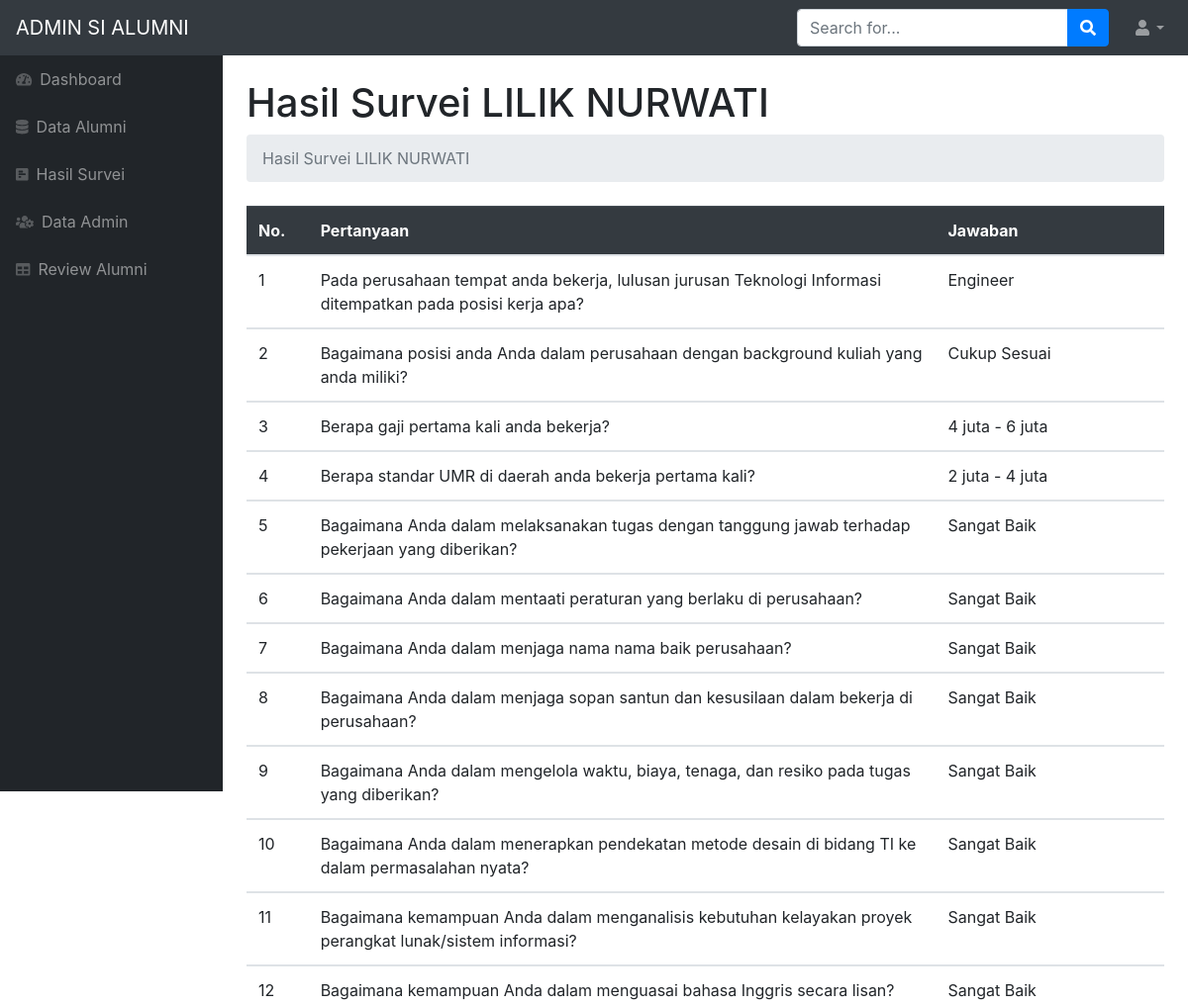
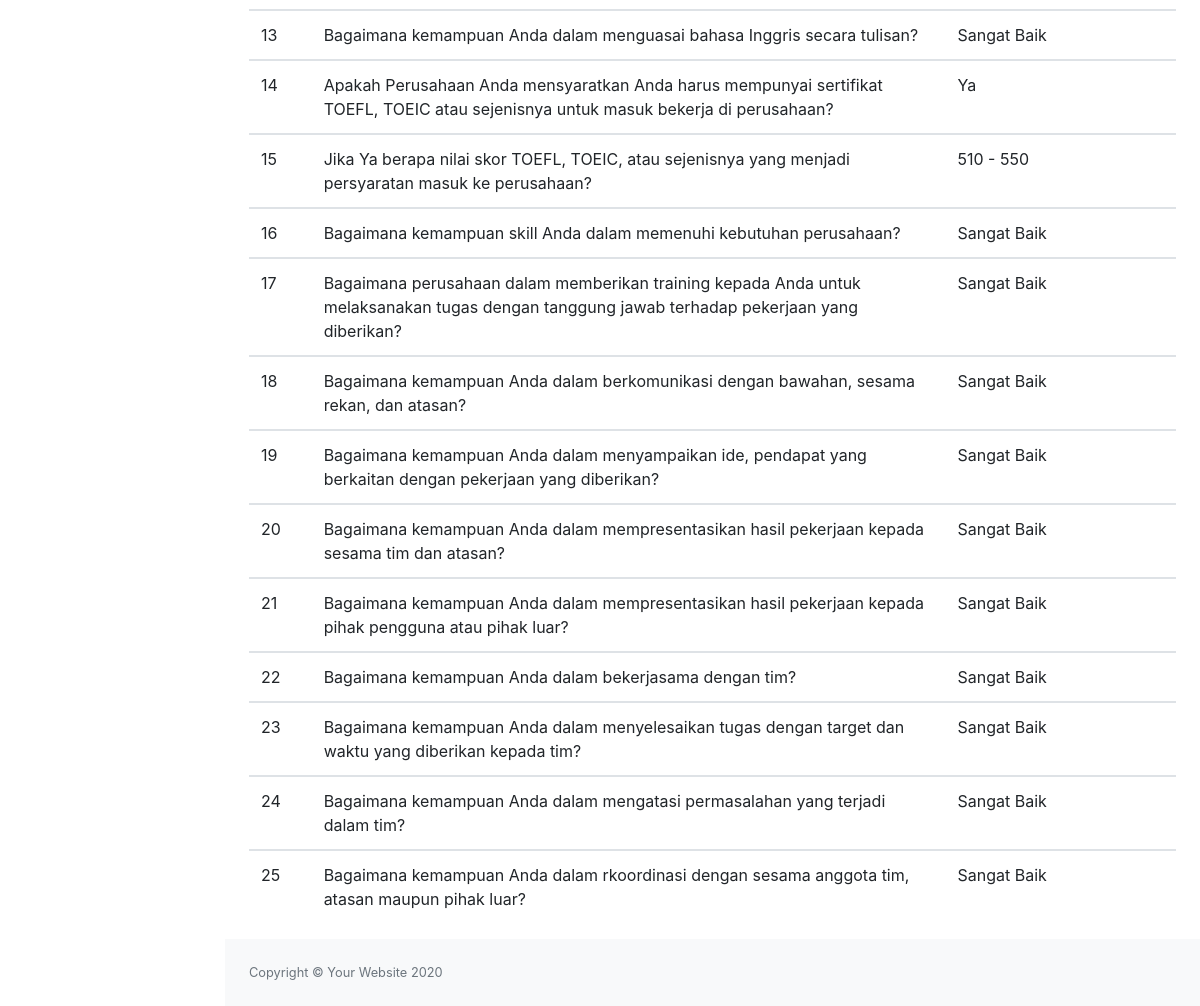
The app's page /detail_jawaban.php?id=1 with its own data (2 pictures, top to bottom).
### tables this page shows
CREATE TABLE `jawaban` (
  `idJawaban` int(11) NOT NULL,
  `idAl` int(11) NOT NULL,
  `idPert` int(11) NOT NULL,
  `jawaban` text NOT NULL
);

CREATE TABLE `alumni` (
  `idAlumni` int(11) NOT NULL,
  `username_al` varchar(255) NOT NULL,
  `password_al` varchar(100) NOT NULL,
  `nama_al` varchar(255) NOT NULL,
  `nik_al` varchar(100) NOT NULL,
  `tempat_lahir` varchar(100) NOT NULL,
  `tgl_lahir` date NOT NULL,
  `agama` varchar(100) NOT NULL,
  `no_hp` varchar(20) NOT NULL,
  `prodi` varchar(100) NOT NULL,
  `tahun_lulus` varchar(4) NOT NULL,
  `alamat` varchar(255) NOT NULL,
  `jk` varchar(100) NOT NULL,
  `profesi` varchar(255) NOT NULL
);

CREATE TABLE `t_pertanyaan` (
  `id` int(11) NOT NULL,
  `pertanyaan` varchar(250) NOT NULL,
  `isi1` varchar(250) NOT NULL,
  `isi2` varchar(250) NOT NULL,
  `isi3` varchar(250) NOT NULL,
  `isi4` varchar(250) NOT NULL
);

### detail_jawaban.php (the view, shortened to what this page needs)
<!DOCTYPE html>
<html lang="en">
    <head>
        <link href="css/hasilSurvei.css" rel="stylesheet" />
        <link href="https://cdn.datatables.net/1.10.20/css/dataTables.bootstrap4.min.css" rel="stylesheet" />
    </head>
    <body class="sb-nav-fixed">
        <nav class="sb-topnav navbar navbar-expand navbar-dark bg-dark">
            <a class="navbar-brand" href="index.html">ADMIN SI ALUMNI</a>
            <form class="d-none d-md-inline-block form-inline ml-auto mr-0 mr-md-3 my-2 my-md-0">
                <div class="input-group">
                    <input class="form-control" type="text" placeholder="Search for..." aria-label="Search" aria-describedby="basic-addon2" />
                    <div class="input-group-append">
                        <button class="btn btn-primary" type="button"><i class="fas fa-search"></i></button>
                    </div>
                </div>
            </form>
            <ul class="navbar-nav ml-auto ml-md-0">
                <li class="nav-item dropdown">
                    <a class="nav-link dropdown-toggle" id="userDropdown" href="#" role="button" data-toggle="dropdown" aria-haspopup="true" aria-expanded="false"><i class="fas fa-user fa-fw"></i></a>
                </li>
            </ul>
        </nav>
        <div id="layoutSidenav">
            <div id="layoutSidenav_nav">
                <nav class="sb-sidenav accordion sb-sidenav-dark" id="sidenavAccordion">
                    <div class="sb-sidenav-menu">
                        <div class="nav">
                        <a class="nav-link" href="dashboard_admin.php">
                                <div class="sb-nav-link-icon"><i class="fas fa-tachometer-alt"></i></div>
                                Dashboard
                            </a>
                            <a class="nav-link" href="alumni_page.php">
                                <div class="sb-nav-link-icon"><i class="fas fa-database"></i></div>
                               Data Alumni
                            </a>
                            <a class="nav-link" href="hasilSurvei_page.php">
                                <div class="sb-nav-link-icon"><i class="fas fa-poll-h"></i></div>
                                Hasil Survei
                            </a>
                            <a class="nav-link" href="admin_page.php">
                                <div class="sb-nav-link-icon"><i class="fas fa-users-cog"></i></div>
                                Data Admin
                            </a>
                            <a class="nav-link" href="review_page.php">
                                <div class="sb-nav-link-icon"><i class="fas fa-table"></i></div>
                                Review Alumni
                            </a>
                        </div>
                    </div>
                </nav>
            </div>
            <div id="layoutSidenav_content">
            <?php
                            include "koneksi.php";
                            $id = $_GET['id'];
                            $query = mysqli_query($conn,"SELECT a.*, j.*, t.* FROM jawaban j JOIN alumni a ON j.idAl = a.idAlumni JOIN t_pertanyaan t ON j.idPert = t.id WHERE j.idAl = '$id' AND j.idPert = 1 ORDER BY j.idPert");
                            ?>
                            <?php if(mysqli_num_rows($query)>0){ ?>
                                    <?php
                                        $no = 1;
                                        while($data = mysqli_fetch_array($query)){
                                    ?>
                <main>
                    <div class="container-fluid">
                        <h1 class="mt-4">Hasil Survei <?php echo $data['nama_al']; ?></h1>
                        <ol class="breadcrumb mb-4">
                            <li class="breadcrumb-item active">Hasil Survei <?php echo $data['nama_al']; ?></li>
                        </ol>
                    </div>
                    <?php $no++; } ?>
                                <?php } ?>
                        <div class="container">
                        <table class="table">
                        <thead class="table-dark">
                            <tr>
                                <th width = 5%>No. </th>
                                <th width = 55%>Pertanyaan</th>
                                <th width = 20%>Jawaban</th>
                            </tr>
                        </thead>
                        <?php
                            include "koneksi.php";
                            $id = $_GET['id'];
                            $query = mysqli_query($conn,"SELECT a.*, j.*, t.* FROM jawaban j JOIN alumni a ON j.idAl = a.idAlumni JOIN t_pertanyaan t ON j.idPert = t.id WHERE j.idAl = '$id' ORDER BY j.idPert");
                            ?>
                            <?php if(mysqli_num_rows($query)>0){ ?>
                                    <?php
                                        $no = 1;
                                        while($data = mysqli_fetch_array($query)){
                                    ?>
                        <tbody>
                            <tr>
                                <td width = 5%><?php echo $no ?></td>
                                <td width = 55%><?php echo $data['pertanyaan']; ?></td>
                                <td width = 20%><?php echo $data['jawaban']; ?></td>
                            </tr>
                            <?php $no++; } ?>
                                <?php } ?>
                        </tbody>
                        </table>
                        </div>
                </main>
                <footer class="py-4 bg-light mt-auto">
                    <div class="container-fluid">
                        <div class="d-flex align-items-center justify-content-between small">
                            <div class="text-muted">Copyright &copy; Your Website 2020</div>
                        </div>
                    </div>
                </footer>
            </div>
        </div>
    </body>
</html>

### records on screen
jawaban: idAl.nama_al "LILIK NURWATI", idPert.pertanyaan "Pada perusahaan tempat anda bekerja, lulusan jurusan Teknologi Informasi ditempatkan pada posisi kerja apa?", jawaban "Engineer"
jawaban: idPert.pertanyaan "Bagaimana posisi anda Anda dalam perusahaan dengan background kuliah yang anda miliki?", jawaban "Cukup Sesuai"
jawaban: idPert.pertanyaan "Berapa gaji pertama kali anda bekerja?", jawaban "4 juta - 6 juta"
jawaban: idPert.pertanyaan "Berapa standar UMR di daerah anda bekerja pertama kali?", jawaban "2 juta - 4 juta"
jawaban: idPert.pertanyaan "Bagaimana Anda dalam melaksanakan tugas dengan tanggung jawab terhadap pekerjaan yang diberikan?", jawaban "Sangat Baik"
jawaban: idPert.pertanyaan "Bagaimana Anda dalam mentaati peraturan yang berlaku di perusahaan?", jawaban "Sangat Baik"
jawaban: idPert.pertanyaan "Bagaimana Anda dalam menjaga nama nama baik perusahaan?", jawaban "Sangat Baik"
jawaban: idPert.pertanyaan "Bagaimana Anda dalam menjaga sopan santun dan kesusilaan dalam bekerja di perusahaan?", jawaban "Sangat Baik"
jawaban: idPert.pertanyaan "Bagaimana Anda dalam mengelola waktu, biaya, tenaga, dan resiko pada tugas yang diberikan?", jawaban "Sangat Baik"
jawaban: idPert.pertanyaan "Bagaimana Anda dalam menerapkan pendekatan metode desain di bidang TI ke dalam permasalahan nyata?", jawaban "Sangat Baik"
jawaban: idPert.pertanyaan "Bagaimana kemampuan Anda dalam menganalisis kebutuhan kelayakan proyek perangkat lunak/sistem informasi?", jawaban "Sangat Baik"
jawaban: idPert.pertanyaan "Bagaimana kemampuan Anda dalam menguasai bahasa Inggris secara lisan?", jawaban "Sangat Baik"
jawaban: idPert.pertanyaan "Bagaimana kemampuan Anda dalam menguasai bahasa Inggris secara tulisan?", jawaban "Sangat Baik"
jawaban: idPert.pertanyaan "Apakah Perusahaan Anda mensyaratkan Anda harus mempunyai sertifikat TOEFL, TOEIC atau sejenisnya untuk masuk bekerja di perusahaan?", jawaban "Ya"
jawaban: idPert.pertanyaan "Jika Ya berapa nilai skor TOEFL, TOEIC, atau sejenisnya yang menjadi persyaratan masuk ke perusahaan?", jawaban "510 - 550"
jawaban: idPert.pertanyaan "Bagaimana kemampuan skill Anda dalam memenuhi kebutuhan perusahaan?", jawaban "Sangat Baik"
jawaban: idPert.pertanyaan "Bagaimana perusahaan dalam memberikan training kepada Anda untuk melaksanakan tugas dengan tanggung jawab terhadap pekerjaan yang diberikan?", jawaban "Sangat Baik"
jawaban: idPert.pertanyaan "Bagaimana kemampuan Anda dalam berkomunikasi dengan bawahan, sesama rekan, dan atasan?", jawaban "Sangat Baik"
jawaban: idPert.pertanyaan "Bagaimana kemampuan Anda dalam menyampaikan ide, pendapat yang berkaitan dengan pekerjaan yang diberikan?", jawaban "Sangat Baik"
jawaban: idPert.pertanyaan "Bagaimana kemampuan Anda dalam mempresentasikan hasil pekerjaan kepada sesama tim dan atasan?", jawaban "Sangat Baik"
jawaban: idPert.pertanyaan "Bagaimana kemampuan Anda dalam mempresentasikan hasil pekerjaan kepada pihak pengguna atau pihak luar?", jawaban "Sangat Baik"
jawaban: idPert.pertanyaan "Bagaimana kemampuan Anda dalam bekerjasama dengan tim?", jawaban "Sangat Baik"
jawaban: idPert.pertanyaan "Bagaimana kemampuan Anda dalam menyelesaikan tugas dengan target dan waktu yang diberikan kepada tim?", jawaban "Sangat Baik"
jawaban: idPert.pertanyaan "Bagaimana kemampuan Anda dalam mengatasi permasalahan yang terjadi dalam tim?", jawaban "Sangat Baik"
jawaban: idPert.pertanyaan "Bagaimana kemampuan Anda dalam rkoordinasi dengan sesama anggota tim, atasan maupun pihak luar?", jawaban "Sangat Baik"
